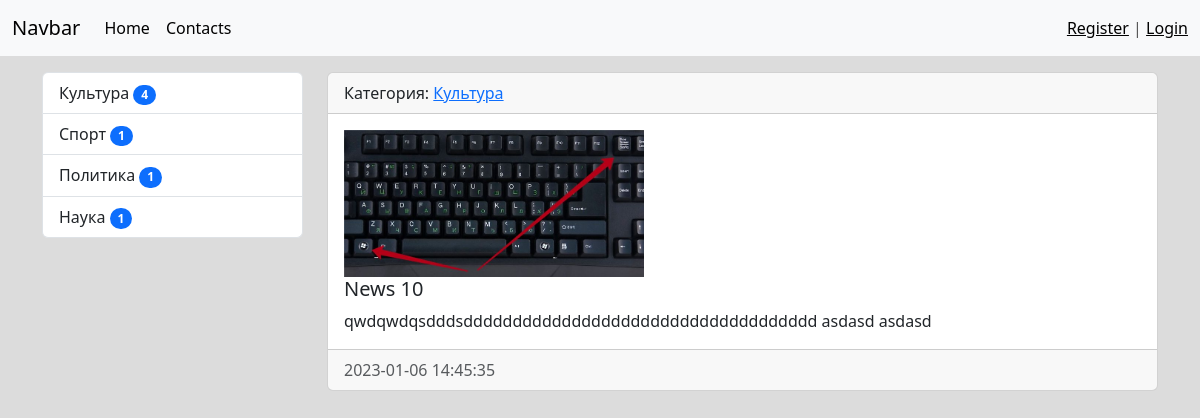
The app's page /news/11/ with its own data.
### news/models.py (models this page shows, shortened)
class Category(models.Model):
    title = models.CharField(
        max_length=150, verbose_name='Наименование категории', db_index=True)
    def get_absolute_url(self):
        return reverse("category", kwargs={"category_id": self.pk})
    def __str__(self) -> str:
        return self.title
    class Meta:
        verbose_name = "Категория"
        verbose_name_plural = "Категории"
        ordering = ['-title']

class News(models.Model):
    title = models.CharField(
        max_length=150, verbose_name='Наименование')
    content = models.TextField(blank=True, verbose_name='Контент')
    created_at = models.DateTimeField(
        auto_now_add=True, verbose_name='Создан')
    updated_at = models.DateTimeField(
        auto_now=True, verbose_name='Обновлено')
    photo = models.ImageField(
        upload_to='photos/%Y/%m/%d/', verbose_name='Фото', default='ava.jpg')
    is_published = models.BooleanField(
        default=True, verbose_name='Опубликовано')
    category = models.ForeignKey(
        'Category', on_delete=models.PROTECT,
        verbose_name='Категория', related_name='get_news')
    views = models.IntegerField(default=0)
    def __str__(self) -> str:
        return self.title
    class Meta:
        verbose_name = "Новость"
        verbose_name_plural = "Новости"
        ordering = ['-created_at']

### news/views.py (the view)
# urls.py: path('news/<int:pk>/', views.ViewNews.as_view(), name='view_news'),
class ViewNews(DetailView):
    model = News
    template_name = 'news/news_detail.html'
    context_object_name = 'news_item'

### news/templatetags/news_tags.py (called while the page is built)
@register.inclusion_tag('news/list_categories.html')
def show_categories(arg1='Hello ', arg2='world'):
    categories = cache.get('categories')
    if not categories:
        categories = Category.objects.annotate(
            cnt=Count('get_news', filter=F('get_news__is_published'))).filter(cnt__gt=0)
        cache.set('categories', categories, 30)
    return {"categories": categories, 'arg1': arg1, 'arg2': arg2}

### news/templates/news/news_detail.html (shortened to what this page needs)
{% extends 'base.html' %}
{% block sidebar %}
{% include 'inc/_sidebar.html' %}
{% endblock sidebar %}
{% block content %}
    <div class="card mb-3">
      <div class="card-header">Категория: <a href="{{ news_item.category.get_absolute_url }}">{{ news_item.category }}</a></div>
      <div class="card-body">
          <img src="{{ news_item.photo.url }}" alt="" width="300px" class="float-left mr-3"/>
            <h5 class="card-title">{{ news_item.title }}</h5>
            <p class="card-text">{{ news_item.content }}</p>
      </div>
      <div class="card-footer text-muted">
        {{ news_item.created_at|date:"Y-m-d H:i:s" }}
      </div>
    </div>
{% endblock content %}

### news/templates/news/list_categories.html
<div class="list-group">
    {% for category in categories %}
    <a
      href="{{ category.get_absolute_url }}"
      {% comment %}href="{% url 'category' category.pk %}"{% endcomment %}
      class="list-group-item list-group-item-action"
      aria-current="true"
    >
      {{ category.title }} <span class="badge bg-primary rounded-pill">{{ category.cnt }}</span>
    </a>
    {% endfor %}
  </div>

### mysite/static/css/style.css (style rules this page uses)
body { background-color: gainsboro; }

### records on screen
Category: title "Культура", cnt "4"
Category: title "Спорт", cnt "1"
Category: title "Политика", cnt "1"
Category: title "Наука", cnt "1"
News: category "Культура", photo (picture), title "News 10", content "qwdqwdqsdddsdddddddddddddddddddddddddddddddddddd asdasd asdasd", created_at "2023-01-06 14:45:35"
